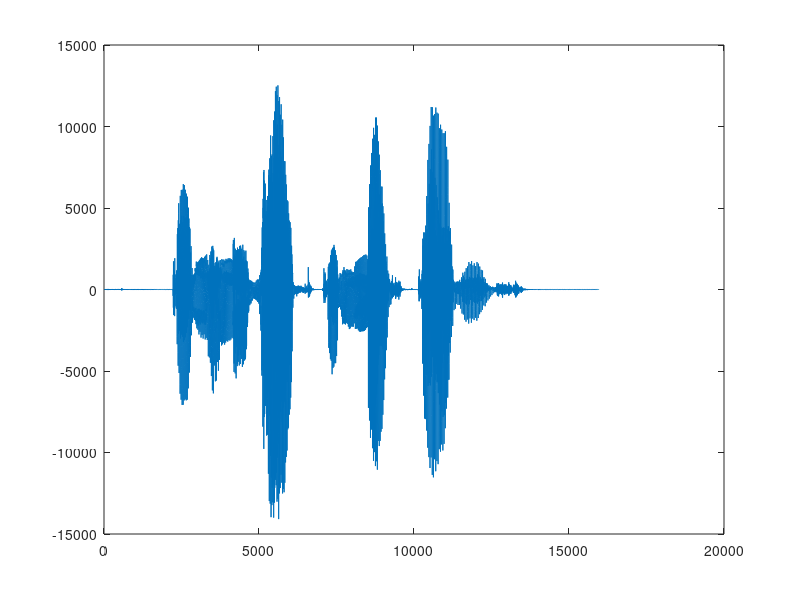

The MATLAB script that drew this image: (Note: this script raises an error after producing the figure.)
%%% TRANSMISOR %%%


clear all

%% Inicialización variables

load x.txt
plot (x)
BitsCuatizacion=3; %¨2^B -1 niveles cuantizacion
Vd = 2;  % Valor de amplitud de la señal a transmitir
guardar=0;

%% Normalizamos x

[x,Xmax,Xmin]=normalizar(x);


%% Cuantizamos x

quantum=(Xmax-Xmin)/(2^BitsCuatizacion-1);
xCuantizada=round((x+1)/quantum)*quantum-1; %Señal cuantizada en niveles, falta asignar un codigo de bits a cada nivel
%xq=normalizar(xq);
stem(xCuantizada)

%% Escuchamos señal y SNR

    soundsc(x);
    %pause(5);
    soundsc(xCuantizada);


errorCuantizacionEnTransmisor=x-xCuantizada; %% Error de cuantizacion, el único distinto a 0 en un sistema ideal.

SNRenTransmisor=10*log10((x'*x)/(errorCuantizacionEnTransmisor'*errorCuantizacionEnTransmisor));
if(guardar==1)
    cd D:\MASTER\SAC
    wavwrite(xCuantizada,'x_unifor'); % guardo señal cuantizada en wav
end

%% Compruebo codeword

nivelesCuantizacion=sort(unique(xCuantizada,'stable')); % niveles de cuantización | unique saca los diferentes niveles de la señal cuantizada
numeroTotalNivelesCuantizacion=(2^BitsCuatizacion)-1;
palabraCodigoTXDecimal=zeros(1,length(xCuantizada));

for i=1:1:length(nivelesCuantizacion)-1
    palabraCodigoTXDecimal(find(xCuantizada(:,1)==nivelesCuantizacion(i,1)))=numeroTotalNivelesCuantizacion;
    numeroTotalNivelesCuantizacion=numeroTotalNivelesCuantizacion-1;
end



% Lo paso a binario

palabraCodigoTXBinario=dec2bin(palabraCodigoTXDecimal);
 

%% Aplico un código de línea

datosCodificadosTX=[];

for fila=1:1:length(palabraCodigoTXBinario)
    datosCodificadosTX = strcat(datosCodificadosTX,bin2manchester(palabraCodigoTXBinario(fila,:)));
end

datosCodificadosTX=str2num(datosCodificadosTX')';
senalAnalogicaTX=reshape(bsxfun(@minus, 2*datosCodificadosTX, ones(4,1)), 1, []); %Sustituye 1 con 1 1 1 1 y cero con -1 -1 -1 -1

%% CANAL
%%%%%%%%%%%%%%%%%%%%%%%
%%%%%%%%%%%%%%
%%%%%%%%%%%%%%%%%%%
%%%%%%%%%%%%%%%%%%%%%%%
%%%%%%%%%%%%%%%%



%% Pasamos la señal recibida a binario

senalAnalogicaRX = senalAnalogicaTX;

senalDigitalRX = reshape(senalAnalogicaRX,4,[]); % Transformamos a una matrix 4 x n
senalDigitalRX = (senalDigitalRX(1,:) + 1)./2; % Nos quedamos con la primera fila, sumamos 1 a todos los elementos y dividimos por 2 para 
                                        % pasar de -1s y 1s a 0s y 1s.


%% Quitamos la codificacion manchester a los datos recibidos 
 
senalDigitalRXTransformada=reshape(senalDigitalRX,2*BitsCuatizacion,[]); %  Hacemos reshape de digital_RX, pasamos ésta a una matriz de 2*B filas y las columnas correspondientes, de manera que cada columna será una palabra manchester
senalDigitalRXTransformadaString=num2str(senalDigitalRXTransformada,'%1d')';          %  Pasamos aINT a str para poder decodificarla con la función manchester2bin, ya que es necesario que esta sea char, ponemos como argumento %1d para que no se metan espacios.

datosRecibidosDecodificados=[];

 for fila=1:1:length(senalDigitalRXTransformadaString)
     datosRecibidosDecodificados = [datosRecibidosDecodificados ; manchester2bin(senalDigitalRXTransformadaString(fila,:))];   
 end

%% Obtenemos el error de transmisión
errorTransmision=sum(palabraCodigoTXBinario-datosRecibidosDecodificados);

%% Decuantizamos la señal de la variables datosRecibidosDecodificados

palabraCodigoRXDecimal=bin2dec(datosRecibidosDecodificados)';

errorEntrePalabraCodigoTXyRX=sum(palabraCodigoRXDecimal-palabraCodigoTXDecimal);

numeroTotalNivelesCuantizacion=(2^BitsCuatizacion)-1;

xCuantizadaRX=zeros(1,length(palabraCodigoRXDecimal));
for i=1:1:length(nivelesCuantizacion)
    xCuantizadaRX(find(palabraCodigoRXDecimal(1,:)==numeroTotalNivelesCuantizacion))=nivelesCuantizacion(i);
    numeroTotalNivelesCuantizacion=numeroTotalNivelesCuantizacion-1;
end

xCuantizadaRX=xCuantizadaRX';

%% Obtenemos SNR entre señal cuantizada emitida y señal cuantizada recibida, es inf. ya que el error entre ambas es 0.
errorEntreXcuantizadaRXyTX=sum(xCuantizadaRX-xCuantizada);
SNRentreSenalesCuantizadas=10*log10((xCuantizadaRX'*xCuantizadaRX)/(errorEntreXcuantizadaRXyTX'*errorEntreXcuantizadaRXyTX));

%% Escuchamos la señal cuantizada recibida

soundsc(xCuantizadaRX');




